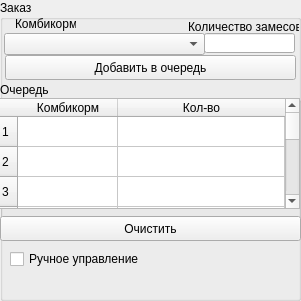
   <widget class="QGroupBox" name="groupBox_14">
    <property name="geometry">
     <rect>
      <x>900</x>
      <y>3</y>
      <width>301</width>
      <height>301</height>
     </rect>
    </property>
    <property name="title">
     <string>Заказ</string>
    </property>
    <widget class="QComboBox" name="comboBoxRecept">
     <property name="geometry">
      <rect>
       <x>4</x>
       <y>33</y>
       <width>201</width>
       <height>22</height>
      </rect>
     </property>
    </widget>
    <widget class="QLineEdit" name="kormneedcount">
     <property name="geometry">
      <rect>
       <x>204</x>
       <y>33</y>
       <width>91</width>
       <height>20</height>
      </rect>
     </property>
    </widget>
    <widget class="QLabel" name="label_2">
     <property name="geometry">
      <rect>
       <x>15</x>
       <y>16</y>
       <width>61</width>
       <height>16</height>
      </rect>
     </property>
     <property name="text">
      <string>Комбикорм</string>
     </property>
    </widget>
    <widget class="QLabel" name="label_3">
     <property name="geometry">
      <rect>
       <x>188</x>
       <y>17</y>
       <width>111</width>
       <height>20</height>
      </rect>
     </property>
     <property name="text">
      <string>Количество замесов</string>
     </property>
    </widget>
    <widget class="QPushButton" name="addtoqueuebtn">
     <property name="geometry">
      <rect>
       <x>5</x>
       <y>55</y>
       <width>291</width>
       <height>25</height>
      </rect>
     </property>
     <property name="text">
      <string>Добавить в очередь</string>
     </property>
    </widget>
    <widget class="QGroupBox" name="groupBox_15">
     <property name="geometry">
      <rect>
       <x>0</x>
       <y>82</y>
       <width>301</width>
       <height>141</height>
      </rect>
     </property>
     <property name="title">
      <string>Очередь</string>
     </property>
     <widget class="QTableWidget" name="tableWidget">
      <property name="geometry">
       <rect>
        <x>-1</x>
        <y>16</y>
        <width>301</width>
        <height>111</height>
       </rect>
      </property>
      <property name="lineWidth">
       <number>1</number>
      </property>
      <property name="rowCount">
       <number>10</number>
      </property>
      <property name="columnCount">
       <number>2</number>
      </property>
      <attribute name="horizontalHeaderShowSortIndicator" stdset="0">
       <bool>false</bool>
      </attribute>
      <attribute name="horizontalHeaderStretchLastSection">
       <bool>true</bool>
      </attribute>
      <row/>
      <row/>
      <row/>
      <row/>
      <row/>
      <row/>
      <row/>
      <row/>
      <row/>
      <row/>
      <column>
       <property name="text">
        <string>Комбикорм</string>
       </property>
      </column>
      <column>
       <property name="text">
        <string>Кол-во</string>
       </property>
      </column>
     </widget>
    </widget>
    <widget class="QPushButton" name="delbtn">
     <property name="geometry">
      <rect>
       <x>0</x>
       <y>216</y>
       <width>301</width>
       <height>25</height>
      </rect>
     </property>
     <property name="text">
      <string>Очистить</string>
     </property>
    </widget>
    <widget class="QCheckBox" name="checkboxmode">
     <property name="geometry">
      <rect>
       <x>10</x>
       <y>250</y>
       <width>141</width>
       <height>18</height>
      </rect>
     </property>
     <property name="text">
      <string>Ручное управление</string>
     </property>
    </widget>
   </widget>
